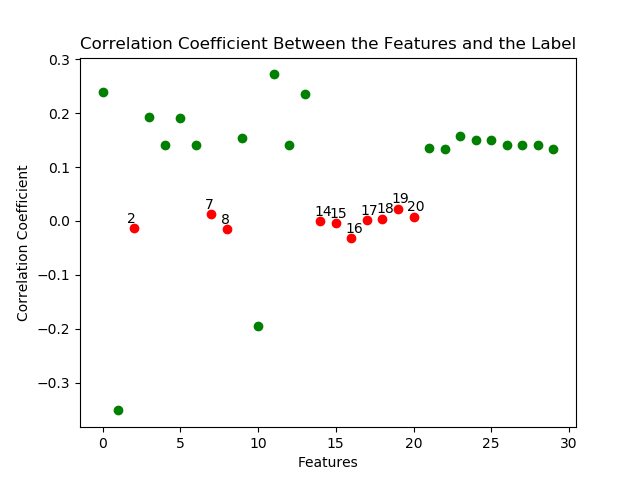
#> input picture images/corrcoefs.png, 640 x 480 px, found by its file name; its folder holds 2 pictures in this run
$ jupyter execute --allow-errors segment_aerial_images.ipynb   (shell and % lines are left out)
#> lines starting #> are read from the running program, lines starting #| are printed output that depends on the picture
[cell 1]
import matplotlib.image as mpimg
import numpy as np
import matplotlib.pyplot as plt
import os,sys
from PIL import Image

[cell 2]
# Helper functions

def load_image(infilename):
    data = mpimg.imread(infilename)
    return data

# [4 lines left out: function img_float_to_uint8, not called in this run]

# Concatenate an image and its groundtruth
def concatenate_images(img, gt_img):
    nChannels = len(gt_img.shape)
    w = gt_img.shape[0]
    h = gt_img.shape[1]
    if nChannels == 3:
        cimg = np.concatenate((img, gt_img), axis=1)
    else:
        gt_img_3c = np.zeros((w, h, 3), dtype=np.uint8)
        gt_img8 = img_float_to_uint8(gt_img)
        gt_img_3c[:,:,0] = gt_img8
        gt_img_3c[:,:,1] = gt_img8
        gt_img_3c[:,:,2] = gt_img8
        img8 = img_float_to_uint8(img)
        cimg = np.concatenate((img8, gt_img_3c), axis=1)
    return cimg

def img_crop(im, w, h):
    list_patches = []
    imgwidth = im.shape[0]
    imgheight = im.shape[1]
    is_2d = len(im.shape) < 3
    for i in range(0,imgheight,h):
        for j in range(0,imgwidth,w):
            if is_2d:
                im_patch = im[j:j+w, i:i+h]
            else:
                im_patch = im[j:j+w, i:i+h, :]
            list_patches.append(im_patch)
    return list_patches

[cell 3]
# Loaded a set of images
root_dir = "../data/training/"

image_dir = root_dir + "images/"
files = os.listdir(image_dir)
n = min(20, len(files)) # Load maximum 20 images
print("Loading " + str(n) + " images")
imgs = [load_image(image_dir + files[i]) for i in range(n)]
#> in load_image, data is the input picture: shape (480, 640, 4) float32; mean R, G, B, A 0.978, 0.978, 0.975, 1
#> call 2 of load_image, with infilename = '../data/training/images/treeSets.png'
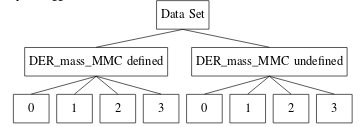
#> input picture images/treeSets.png, 361 x 127 px, found by its file name
#> in load_image, data is the input picture: shape (127, 361, 3) float32; min 0, max 1, mean 0.947
#> imgs = 2 items
print(files[0])

gt_dir = root_dir + "groundtruth/"
print("Loading " + str(n) + " images")
gt_imgs = [load_image(gt_dir + files[i]) for i in range(n)]
#> gt_imgs = 2 items
print(files[0])

n = 10 # Only use 10 images for training

[cell 4]
print('Image size = ' + str(imgs[0].shape[0]) + ',' + str(imgs[0].shape[1]))
#| Image size = 480,640

# Show first image and its groundtruth image
cimg = concatenate_images(imgs[0], gt_imgs[0])
#> in concatenate_images, `cimg = np.concatenate((img, gt_img), axis=1)`:
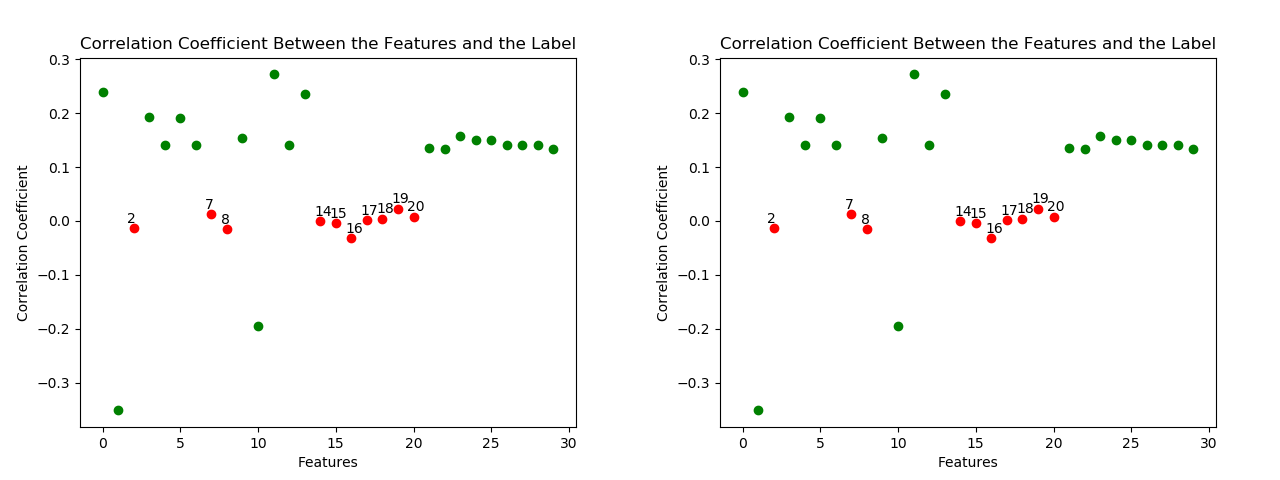
#> cimg: shape (480, 1280, 4) float32; mean R, G, B, A 0.978, 0.978, 0.975, 1
fig1 = plt.figure(figsize=(10, 10))
plt.imshow(cimg, cmap='Greys_r')

[cell 5]
# Extract patches from input images
patch_size = 16 # each patch is 16*16 pixels

#> (the rest of this cell did not finish here and is left out)

#> after the loop in img_crop, `for i in range(0,imgheight,h):`: list_patches = 1200 items
gt_patches = [img_crop(gt_imgs[i], patch_size, patch_size) for i in range(n)]

# Linearize list of patches
img_patches = np.asarray([img_patches[i][j] for i in range(len(img_patches)) for j in range(len(img_patches[i]))])
gt_patches =  np.asarray([gt_patches[i][j] for i in range(len(gt_patches)) for j in range(len(gt_patches[i]))])

[cell 6]
# Extract 6-dimensional features consisting of average RGB color as well as variance
# [19 lines left out: functions extract_features, extract_features_2d, extract_img_features, not called in this run]

[cell 7]
# Compute features for each image patch
foreground_threshold = 0.25 # percentage of pixels > 1 required to assign a foreground label to a patch
#> foreground_threshold = 0.25

# [6 lines left out: function value_to_class, not called in this run]

#> (the rest of this cell did not finish here and is left out)
